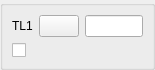
<ui version="4.0" >
 <class>DlgRef_1Sel1Check_QTD</class>
 <widget class="QWidget" name="DlgRef_1Sel1Check_QTD" >
  <property name="geometry" >
   <rect>
    <x>0</x>
    <y>0</y>
    <width>155</width>
    <height>64</height>
   </rect>
  </property>
  <property name="windowTitle" >
   <string/>
  </property>
  <layout class="QGridLayout" >
   <property name="margin" >
    <number>0</number>
   </property>
   <property name="spacing" >
    <number>6</number>
   </property>
   <item row="0" column="0" >
    <widget class="QGroupBox" name="GroupBox1" >
     <property name="title" >
      <string/>
     </property>
     <layout class="QGridLayout" >
      <property name="margin" >
       <number>9</number>
      </property>
      <property name="spacing" >
       <number>6</number>
      </property>
      <item row="0" column="2" >
       <widget class="QLineEdit" name="LineEdit1" />
      </item>
      <item row="1" column="0" colspan="3" >
       <widget class="QCheckBox" name="CheckButton1" >
        <property name="text" >
         <string/>
        </property>
       </widget>
      </item>
      <item row="0" column="0" >
       <widget class="QLabel" name="TextLabel1" >
        <property name="sizePolicy" >
         <sizepolicy>
          <hsizetype>0</hsizetype>
          <vsizetype>0</vsizetype>
          <horstretch>0</horstretch>
          <verstretch>0</verstretch>
         </sizepolicy>
        </property>
        <property name="text" >
         <string>TL1</string>
        </property>
        <property name="wordWrap" >
         <bool>false</bool>
        </property>
       </widget>
      </item>
      <item row="0" column="1" >
       <widget class="QPushButton" name="PushButton1" >
        <property name="sizePolicy" >
         <sizepolicy>
          <hsizetype>0</hsizetype>
          <vsizetype>0</vsizetype>
          <horstretch>0</horstretch>
          <verstretch>0</verstretch>
         </sizepolicy>
        </property>
        <property name="text" >
         <string/>
        </property>
       </widget>
      </item>
     </layout>
    </widget>
   </item>
  </layout>
 </widget>
 <layoutdefault spacing="6" margin="11" />
 <pixmapfunction>qPixmapFromMimeSource</pixmapfunction>
 <tabstops>
  <tabstop>PushButton1</tabstop>
  <tabstop>LineEdit1</tabstop>
  <tabstop>CheckButton1</tabstop>
 </tabstops>
 <resources/>
 <connections/>
</ui>
